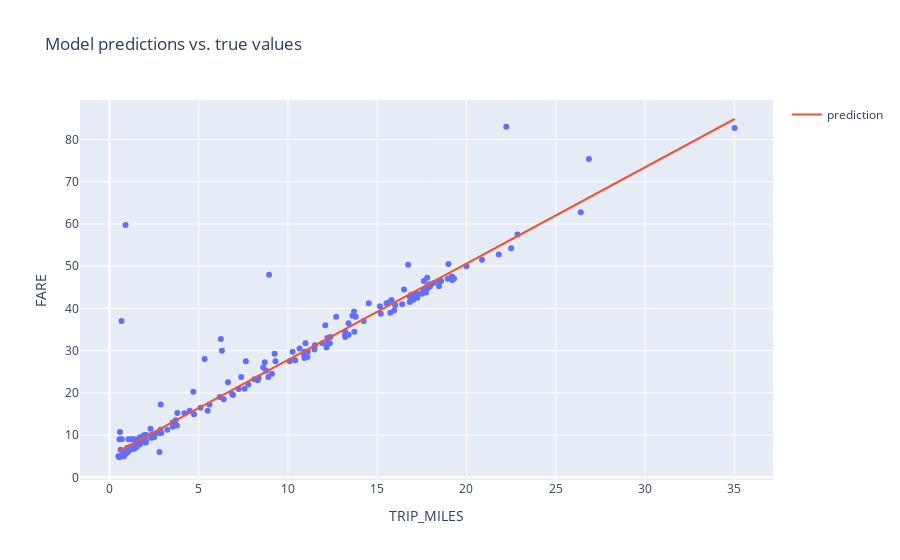

The notebook cell this image was saved under:
### Code cell
#@title Code - Experiment 1

# The following variables are the hyperparameters.
settings_1 = ml_edu.experiment.ExperimentSettings(
    learning_rate = 0.001,
    number_epochs = 20,
    batch_size = 50,
    input_features = ['TRIP_MILES']
)

metrics = [keras.metrics.RootMeanSquaredError(name='rmse')]

model_1 = create_model(settings_1, metrics)

experiment_1 = train_model('one_feature', model_1, training_df, 'FARE', settings_1)

ml_edu.results.plot_experiment_metrics(experiment_1, ['rmse'])
ml_edu.results.plot_model_predictions(experiment_1, training_df, 'FARE')

### Figure 1 — Plotly figure (JSON) as saved in the notebook; plotly's stock layout.template omitted (floating-point values rounded to 4 significant figures; data arrays with more than 128 entries replaced by an {"elided": "..."} marker saying what was removed)
{"data": [{"hovertemplate": "TRIP_MILES=%{x}<br>FARE=%{y}<extra></extra>", "legendgroup": "", "marker": {"color": "#636efa", "symbol": "circle"}, "mode": "markers", "name": "", "orientation": "v", "showlegend": false, "x": {"elided": "200 float values"}, "xaxis": "x", "y": {"elided": "200 float values"}, "yaxis": "y", "type": "scatter"}, {"mode": "lines", "name": "prediction", "x": {"elided": "200 float values"}, "y": {"elided": "200 float values"}, "type": "scatter"}], "layout": {"xaxis": {"anchor": "y", "domain": [0.0, 1.0], "title": {"text": "TRIP_MILES"}}, "yaxis": {"anchor": "x", "domain": [0.0, 1.0], "title": {"text": "FARE"}}, "legend": {"tracegroupgap": 0}, "title": {"text": "Model predictions vs. true values"}}}
